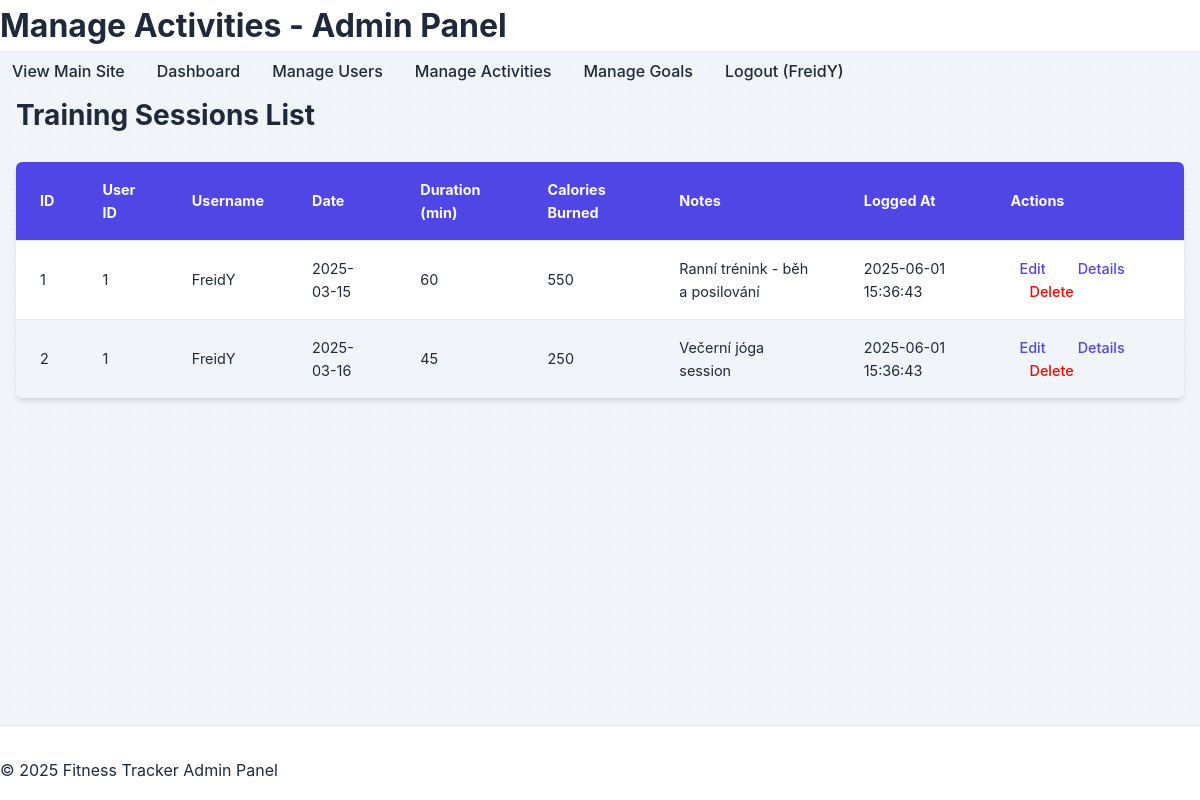
Page /admin/activities.php (signed in) on the committed database.
### tables this page shows
CREATE TABLE IF NOT EXISTS training_sessions (
    id INT AUTO_INCREMENT NOT NULL primary key,
    user_id INT NOT NULL,
    date DATE NOT NULL,
    total_duration INT,
    total_calories_burned INT,
    notes TEXT,
    start_at TIMESTAMP DEFAULT CURRENT_TIMESTAMP,
    end_at TIMESTAMP DEFAULT CURRENT_TIMESTAMP,
    FOREIGN KEY (user_id) REFERENCES users(id) ON DELETE CASCADE
);

CREATE TABLE IF NOT EXISTS users (
    id INT AUTO_INCREMENT PRIMARY KEY,
    username VARCHAR(50) NOT NULL UNIQUE,
    email VARCHAR(100) NOT NULL UNIQUE,
    password VARCHAR(255) NOT NULL,
    user_type ENUM('user', 'admin') NOT NULL DEFAULT 'user',
    gender ENUM('male', 'female','other') NOT NULL,
    height DECIMAL(5,2) DEFAULT NULL,
    weight DECIMAL(5,2) DEFAULT NULL,
    date_of_birth DATE DEFAULT NULL,
    created_at TIMESTAMP DEFAULT CURRENT_TIMESTAMP,
    updated_at TIMESTAMP DEFAULT CURRENT_TIMESTAMP ON UPDATE CURRENT_TIMESTAMP
);

### admin/activities.php (the view, shortened to what this page needs)
<?php
require_once '../config.php';
$pageTitle = "Manage Activities - Admin Panel";
$activities = [];
$error_message = '';
try {
    $sql = "SELECT ts.id, ts.user_id, u.username, ts.date, ts.total_duration, ts.total_calories_burned, ts.notes, ts.start_at
            FROM training_sessions ts
            JOIN users u ON ts.user_id = u.id
            ORDER BY ts.start_at DESC";
    $stmt = $pdo->query($sql);
    $activities = $stmt->fetchAll(PDO::FETCH_ASSOC);
} catch (PDOException $e) {
    $error_message = "Error fetching activities: " . $e->getMessage();
}
?>
<!DOCTYPE html>
<html lang="en">
<head>
    <link rel="stylesheet" href="../public/css/styles.css">
</head>
<body>
    <header>
        <h1><?php echo htmlspecialchars($pageTitle); ?></h1>
    </header>
    <nav>
        <ul>
            <li><a href="../index.php" target="_blank">View Main Site</a></li>
            <li><a href="index.php">Dashboard</a></li>
            <li><a href="users.php">Manage Users</a></li>
            <li><a href="activities.php">Manage Activities</a></li>
            <li><a href="manage_goals.php">Manage Goals</a></li>
            <li><a href="logout.php">Logout (<?php echo htmlspecialchars($_SESSION['admin_username']); ?>)</a></li>
        </ul>
    </nav>
    <div class="container">
        <div class="content">
            <h2>Training Sessions List</h2>
            <?php if (empty($activities) && !$error_message): ?>
                <p>No activities found.</p>
            <?php elseif (!$error_message): ?>
                <table class="admin-table">
                    <thead>
                        <tr>
                            <th>ID</th>
                            <th>User ID</th>
                            <th>Username</th>
                            <th>Date</th>
                            <th>Duration (min)</th>
                            <th>Calories Burned</th>
                            <th class="notes-column">Notes</th>
                            <th>Logged At</th>
                            <th>Actions</th>
                        </tr>
                    </thead>
                    <tbody>
                        <?php foreach ($activities as $activity): ?>
                            <tr>
                                <td><?php echo htmlspecialchars($activity['id']); ?></td>
                                <td><?php echo htmlspecialchars($activity['user_id']); ?></td>
                                <td><?php echo htmlspecialchars($activity['username']); ?></td>
                                <td><?php echo htmlspecialchars($activity['date']); ?></td>
                                <td><?php echo htmlspecialchars($activity['total_duration'] ?? 'N/A'); ?></td>
                                <td><?php echo htmlspecialchars($activity['total_calories_burned'] ?? 'N/A'); ?></td>
                                <td class="notes-column"><?php echo nl2br(htmlspecialchars($activity['notes'] ?? 'N/A')); ?></td>
                                <td><?php echo htmlspecialchars($activity['start_at']); ?></td>
                                <td class="actions">
                                    <a href="edit_activity.php?id=<?php echo $activity['id']; ?>" style="margin-right:10px;">Edit</a>
                                    <a href="activity_details.php?id=<?php echo $activity['id']; ?>">Details</a>
                                    <a href="delete_activity.php?id=<?php echo $activity['id']; ?>" onclick="return confirm('Are you sure you want to delete this activity session and all its entries? This action cannot be undone.');" style="color:red; margin-left:10px;">Delete</a>
                                </td>
                            </tr>
                        <?php endforeach; ?>
                    </tbody>
                </table>
            <?php endif; ?>
        </div>
    </div>
    <footer>
        <p>&copy; <?php echo date("Y"); ?> Fitness Tracker Admin Panel</p>
    </footer>
</body>
</html>

### public/css/styles.css (style rules this page uses)
:root { --primary-color: #4f46e5; --primary-hover: #4338ca; --secondary-color: #f472b6; --secondary-hover: #ec4899; --success-color: #10b981; --danger-color: #ef4444; --warning-color: #f59e0b; --info-color: #7046e5; --dark-color: #1e293b; --light-color: #f8fafc; --text-color: #1e293b; --text-muted: #64748b; --border-color: #e2e8f0; --card-bg: #ffffff; --card-bg-2: #f1f5f9; --body-bg: #f1f5f9; --primary-rgb: 79, 70, 229; --secondary-rgb: 244, 114, 182; --success-rgb: 16, 185, 129; --danger-rgb: 239, 68, 68; --warning-rgb: 245, 158, 11; --dark-rgb: 30, 41, 59; --light-rgb: 248, 250, 252; --shadow-sm: 0 1px 2px 0 rgba(0, 0, 0, 0.05); --shadow-md: 0 4px 6px -1px rgba(0, 0, 0, 0.1), 0 2px 4px -1px rgba(0, 0, 0, 0.06); --shadow-lg: 0 10px 15px -3px rgba(0, 0, 0, 0.1), 0 4px 6px -2px rgba(0, 0, 0, 0.05); --transition: all 0.3s cubic-bezier(0.25, 0.8, 0.25, 1); --border-radius-sm: 0.375rem; --border-radius: 0.5rem; --border-radius-lg: 0.75rem; }
* { margin: 0; padding: 0; box-sizing: border-box; }
.admin-table { width: 100%; border-collapse: collapse; margin: 1.5rem 0; font-size: 0.9rem; box-shadow: var(--shadow-md); border-radius: var(--border-radius-sm); overflow: hidden; background-color: var(--card-bg); }
.admin-table thead tr { background-color: var(--primary-color); color: var(--light-color); text-align: left; font-weight: bold; }
.admin-table th, .admin-table td { padding: 1rem 1.5rem; border-bottom: 1px solid var(--border-color); }
.admin-table tbody tr { transition: background-color 0.2s ease; }
.admin-table tbody tr:nth-of-type(even) { background-color: var(--card-bg-2); }
.admin-table tbody tr:last-of-type td { border-bottom: none; }
.admin-table .actions a { color: var(--primary-color); margin-right: 0.75rem; padding: 0.25rem 0.5rem; border: 1px solid transparent; border-radius: var(--border-radius-sm); transition: var(--transition); font-weight: 500; }
body { font-family: 'Inter', 'Segoe UI', -apple-system, BlinkMacSystemFont, Roboto, Arial, sans-serif; line-height: 1.6; color: var(--text-color); background-color: var(--body-bg); min-height: 100vh; display: flex; flex-direction: column; transition: background-color 0.3s ease, color 0.3s ease; position: relative; background-image: radial-gradient( rgba(var(--primary-rgb), 0.08) 1px, transparent 1px ); background-size: 20px 20px; background-position: 0 0; }
.container { width: 100%; max-width: 1200px; margin: 0 auto; padding: 0 1rem; }
a { color: var(--primary-color); text-decoration: none; transition: var(--transition); }
header { background-color: var(--card-bg); box-shadow: var(--shadow-sm); position: sticky; top: 0; z-index: 100; opacity: 0; animation: fadeIn 0.4s ease-out forwards; animation-delay: 0.05s; }
nav ul { display: flex; list-style: none; gap: 0.5rem; }
nav ul li a { display: inline-block; padding: 0.5rem 0.75rem; border-radius: var(--border-radius); font-weight: 500; color: var(--text-color); transition: var(--transition); position: relative; }
nav ul li a::after { content: ''; position: absolute; width: 0; height: 2px; bottom: 0; left: 50%; background-color: var(--primary-color); transition: var(--transition); }
h2 { font-size: 1.75rem; margin-bottom: 1.5rem; color: var(--dark-color); font-weight: 700; }
footer { background-color: var(--card-bg); border-top: 1px solid var(--border-color); padding: 2rem 0 1rem 0; margin-top: auto; opacity: 0; animation: fadeIn 0.4s ease-out forwards; animation-delay: 0.15s; }
body { transition: background-color 0.3s ease, color 0.3s ease; }
header, footer, .card, .auth-form, .input-icon-wrapper, select, input, textarea, .checkbox-label::before { transition: background-color 0.3s ease, border-color 0.3s ease, box-shadow 0.3s ease; }

### rows in the picture
training_sessions: id "1", user "1", user.username "FreidY", date "2025-03-15", total_duration "60", total_calories_burned "550", notes "Ranní trénink - běh a posilování", start_at "2025-06-01 15:36:43"
training_sessions: id "2", user "1", user.username "FreidY", date "2025-03-16", total_duration "45", total_calories_burned "250", notes "Večerní jóga session", start_at "2025-06-01 15:36:43"

### other values in the picture
$pageTitle "Manage Activities - Admin Panel"
$_SESSION['admin_username'] "FreidY"
